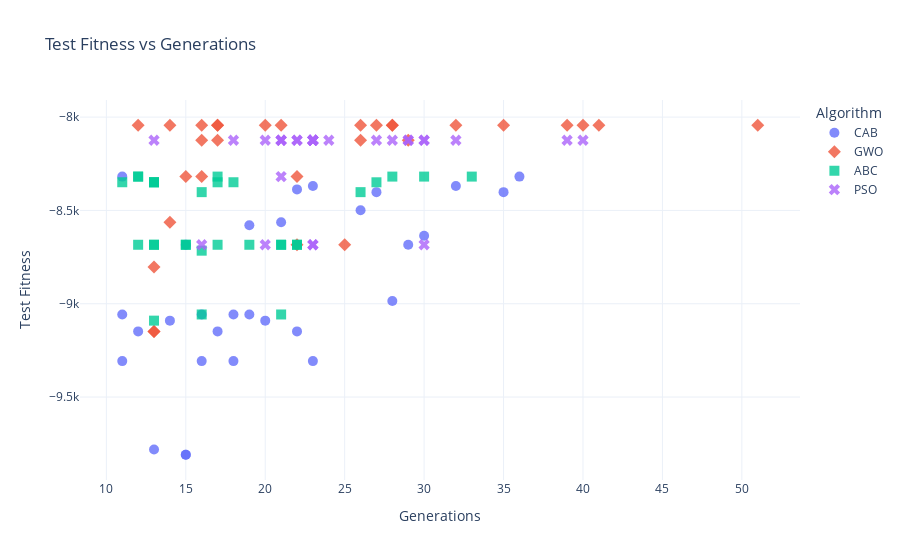

Notebook code for this chart:
### Code cell
# 2.2.3. Fitness vs Generations Scatter Plot
plot_fitness_vs_generations_interactive(best_df, fitness_col="test")
